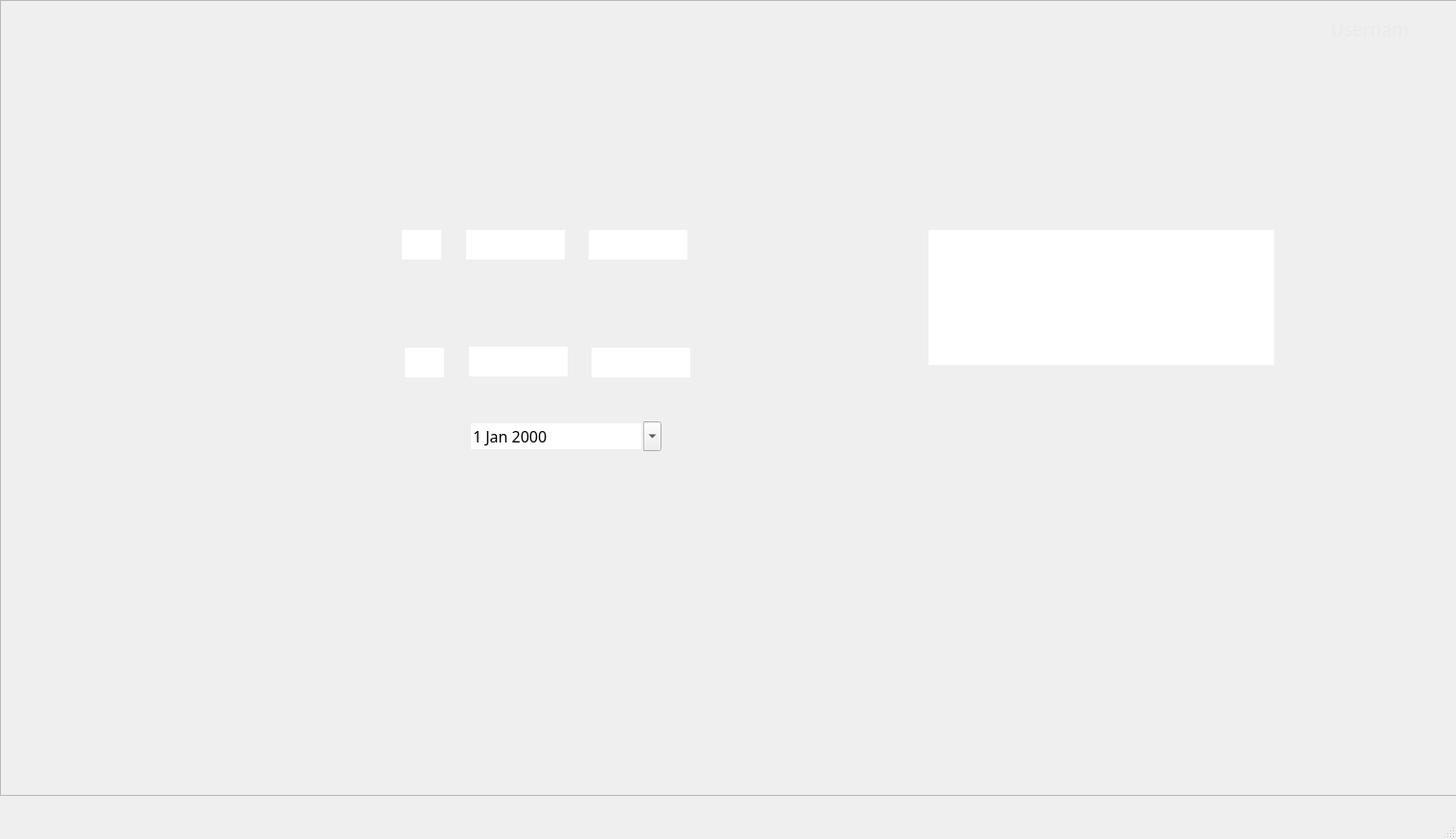
<?xml version="1.0" encoding="UTF-8"?>
<ui version="4.0">
 <class>UserPersonRegister</class>
 <widget class="QMainWindow" name="UserPersonRegister">
  <property name="geometry">
   <rect>
    <x>0</x>
    <y>0</y>
    <width>1521</width>
    <height>876</height>
   </rect>
  </property>
  <property name="windowTitle">
   <string>PersonRegister</string>
  </property>
  <widget class="QWidget" name="centralwidget">
   <widget class="QFrame" name="BackgroundFrame">
    <property name="geometry">
     <rect>
      <x>0</x>
      <y>0</y>
      <width>1531</width>
      <height>831</height>
     </rect>
    </property>
    <property name="frameShape">
     <enum>QFrame::StyledPanel</enum>
    </property>
    <property name="frameShadow">
     <enum>QFrame::Raised</enum>
    </property>
    <widget class="QLabel" name="BackgroundLabel">
     <property name="geometry">
      <rect>
       <x>0</x>
       <y>0</y>
       <width>1521</width>
       <height>841</height>
      </rect>
     </property>
     <property name="text">
      <string/>
     </property>
     <property name="pixmap">
      <pixmap>Images/User/User-RecordRegister.png</pixmap>
     </property>
     <property name="scaledContents">
      <bool>true</bool>
     </property>
    </widget>
    <widget class="QPushButton" name="LogOutButton">
     <property name="geometry">
      <rect>
       <x>0</x>
       <y>780</y>
       <width>241</width>
       <height>51</height>
      </rect>
     </property>
     <property name="text">
      <string/>
     </property>
     <property name="flat">
      <bool>true</bool>
     </property>
    </widget>
    <widget class="QPushButton" name="RecordRegisterButton">
     <property name="geometry">
      <rect>
       <x>0</x>
       <y>120</y>
       <width>241</width>
       <height>51</height>
      </rect>
     </property>
     <property name="text">
      <string/>
     </property>
     <property name="flat">
      <bool>true</bool>
     </property>
    </widget>
    <widget class="QPushButton" name="PersRegisterButton">
     <property name="geometry">
      <rect>
       <x>0</x>
       <y>230</y>
       <width>241</width>
       <height>51</height>
      </rect>
     </property>
     <property name="text">
      <string/>
     </property>
     <property name="flat">
      <bool>true</bool>
     </property>
    </widget>
    <widget class="QPushButton" name="HomeButton">
     <property name="geometry">
      <rect>
       <x>0</x>
       <y>60</y>
       <width>241</width>
       <height>51</height>
      </rect>
     </property>
     <property name="text">
      <string/>
     </property>
     <property name="flat">
      <bool>true</bool>
     </property>
    </widget>
    <widget class="QPushButton" name="RecordLookUpButton">
     <property name="geometry">
      <rect>
       <x>0</x>
       <y>170</y>
       <width>241</width>
       <height>51</height>
      </rect>
     </property>
     <property name="text">
      <string/>
     </property>
     <property name="flat">
      <bool>true</bool>
     </property>
    </widget>
    <widget class="QLabel" name="UsernameLabel">
     <property name="geometry">
      <rect>
       <x>1390</x>
       <y>20</y>
       <width>81</width>
       <height>21</height>
      </rect>
     </property>
     <property name="font">
      <font>
       <family>Source Sans Pro</family>
       <pointsize>14</pointsize>
      </font>
     </property>
     <property name="cursor">
      <cursorShape>BlankCursor</cursorShape>
     </property>
     <property name="autoFillBackground">
      <bool>false</bool>
     </property>
     <property name="styleSheet">
      <string notr="true">color: rgb(234, 234, 234);</string>
     </property>
     <property name="text">
      <string>Username</string>
     </property>
    </widget>
    <widget class="QPushButton" name="GenQueriesButton">
     <property name="geometry">
      <rect>
       <x>0</x>
       <y>290</y>
       <width>241</width>
       <height>51</height>
      </rect>
     </property>
     <property name="text">
      <string/>
     </property>
     <property name="flat">
      <bool>true</bool>
     </property>
    </widget>
    <widget class="QPushButton" name="RecordRegisterSubmit">
     <property name="geometry">
      <rect>
       <x>1293</x>
       <y>711</y>
       <width>127</width>
       <height>33</height>
      </rect>
     </property>
     <property name="text">
      <string/>
     </property>
     <property name="flat">
      <bool>true</bool>
     </property>
    </widget>
    <widget class="QLineEdit" name="ThirdSpaceIDPlaintiff">
     <property name="enabled">
      <bool>true</bool>
     </property>
     <property name="geometry">
      <rect>
       <x>615</x>
       <y>240</y>
       <width>103</width>
       <height>31</height>
      </rect>
     </property>
     <property name="font">
      <font>
       <family>Source Sans Pro</family>
       <pointsize>12</pointsize>
      </font>
     </property>
     <property name="cursor">
      <cursorShape>IBeamCursor</cursorShape>
     </property>
     <property name="acceptDrops">
      <bool>true</bool>
     </property>
     <property name="autoFillBackground">
      <bool>false</bool>
     </property>
     <property name="frame">
      <bool>false</bool>
     </property>
     <property name="clearButtonEnabled">
      <bool>false</bool>
     </property>
    </widget>
    <widget class="QLineEdit" name="SecondSpaceIDPlaintiff">
     <property name="enabled">
      <bool>true</bool>
     </property>
     <property name="geometry">
      <rect>
       <x>487</x>
       <y>240</y>
       <width>103</width>
       <height>31</height>
      </rect>
     </property>
     <property name="font">
      <font>
       <family>Source Sans Pro</family>
       <pointsize>12</pointsize>
      </font>
     </property>
     <property name="cursor">
      <cursorShape>IBeamCursor</cursorShape>
     </property>
     <property name="acceptDrops">
      <bool>true</bool>
     </property>
     <property name="autoFillBackground">
      <bool>false</bool>
     </property>
     <property name="frame">
      <bool>false</bool>
     </property>
     <property name="clearButtonEnabled">
      <bool>false</bool>
     </property>
    </widget>
    <widget class="QLineEdit" name="FirstSpaceIDPlaintiff">
     <property name="enabled">
      <bool>true</bool>
     </property>
     <property name="geometry">
      <rect>
       <x>420</x>
       <y>240</y>
       <width>41</width>
       <height>31</height>
      </rect>
     </property>
     <property name="font">
      <font>
       <family>Source Sans Pro</family>
       <pointsize>12</pointsize>
      </font>
     </property>
     <property name="cursor">
      <cursorShape>IBeamCursor</cursorShape>
     </property>
     <property name="acceptDrops">
      <bool>true</bool>
     </property>
     <property name="autoFillBackground">
      <bool>false</bool>
     </property>
     <property name="frame">
      <bool>false</bool>
     </property>
     <property name="clearButtonEnabled">
      <bool>false</bool>
     </property>
    </widget>
    <widget class="QLineEdit" name="ThirdSpaceIDDefendant">
     <property name="enabled">
      <bool>true</bool>
     </property>
     <property name="geometry">
      <rect>
       <x>618</x>
       <y>363</y>
       <width>103</width>
       <height>31</height>
      </rect>
     </property>
     <property name="font">
      <font>
       <family>Source Sans Pro</family>
       <pointsize>12</pointsize>
      </font>
     </property>
     <property name="cursor">
      <cursorShape>IBeamCursor</cursorShape>
     </property>
     <property name="acceptDrops">
      <bool>true</bool>
     </property>
     <property name="autoFillBackground">
      <bool>false</bool>
     </property>
     <property name="frame">
      <bool>false</bool>
     </property>
     <property name="clearButtonEnabled">
      <bool>false</bool>
     </property>
    </widget>
    <widget class="QLineEdit" name="SecondSpaceIDDefendant">
     <property name="enabled">
      <bool>true</bool>
     </property>
     <property name="geometry">
      <rect>
       <x>490</x>
       <y>362</y>
       <width>103</width>
       <height>31</height>
      </rect>
     </property>
     <property name="font">
      <font>
       <family>Source Sans Pro</family>
       <pointsize>12</pointsize>
      </font>
     </property>
     <property name="cursor">
      <cursorShape>IBeamCursor</cursorShape>
     </property>
     <property name="acceptDrops">
      <bool>true</bool>
     </property>
     <property name="autoFillBackground">
      <bool>false</bool>
     </property>
     <property name="frame">
      <bool>false</bool>
     </property>
     <property name="clearButtonEnabled">
      <bool>false</bool>
     </property>
    </widget>
    <widget class="QLineEdit" name="FirstSpaceIDDefendant">
     <property name="enabled">
      <bool>true</bool>
     </property>
     <property name="geometry">
      <rect>
       <x>423</x>
       <y>363</y>
       <width>41</width>
       <height>31</height>
      </rect>
     </property>
     <property name="font">
      <font>
       <family>Source Sans Pro</family>
       <pointsize>12</pointsize>
      </font>
     </property>
     <property name="cursor">
      <cursorShape>IBeamCursor</cursorShape>
     </property>
     <property name="acceptDrops">
      <bool>true</bool>
     </property>
     <property name="autoFillBackground">
      <bool>false</bool>
     </property>
     <property name="frame">
      <bool>false</bool>
     </property>
     <property name="clearButtonEnabled">
      <bool>false</bool>
     </property>
    </widget>
    <widget class="QLineEdit" name="RecordRegisterReason">
     <property name="enabled">
      <bool>true</bool>
     </property>
     <property name="geometry">
      <rect>
       <x>970</x>
       <y>240</y>
       <width>361</width>
       <height>141</height>
      </rect>
     </property>
     <property name="font">
      <font>
       <family>Source Sans Pro</family>
       <pointsize>12</pointsize>
      </font>
     </property>
     <property name="cursor">
      <cursorShape>IBeamCursor</cursorShape>
     </property>
     <property name="acceptDrops">
      <bool>true</bool>
     </property>
     <property name="autoFillBackground">
      <bool>false</bool>
     </property>
     <property name="frame">
      <bool>false</bool>
     </property>
     <property name="alignment">
      <set>Qt::AlignLeading|Qt::AlignLeft|Qt::AlignTop</set>
     </property>
     <property name="clearButtonEnabled">
      <bool>false</bool>
     </property>
    </widget>
    <widget class="QDateEdit" name="RecordRegisterDate">
     <property name="geometry">
      <rect>
       <x>490</x>
       <y>440</y>
       <width>201</width>
       <height>31</height>
      </rect>
     </property>
     <property name="font">
      <font>
       <family>Source Sans Pro</family>
       <pointsize>12</pointsize>
      </font>
     </property>
     <property name="acceptDrops">
      <bool>false</bool>
     </property>
     <property name="autoFillBackground">
      <bool>false</bool>
     </property>
     <property name="wrapping">
      <bool>false</bool>
     </property>
     <property name="frame">
      <bool>false</bool>
     </property>
     <property name="buttonSymbols">
      <enum>QAbstractSpinBox::UpDownArrows</enum>
     </property>
     <property name="showGroupSeparator" stdset="0">
      <bool>false</bool>
     </property>
     <property name="calendarPopup">
      <bool>true</bool>
     </property>
    </widget>
   </widget>
  </widget>
  <widget class="QMenuBar" name="menubar">
   <property name="geometry">
    <rect>
     <x>0</x>
     <y>0</y>
     <width>1521</width>
     <height>21</height>
    </rect>
   </property>
  </widget>
  <widget class="QStatusBar" name="statusbar"/>
 </widget>
 <resources/>
 <connections/>
</ui>
